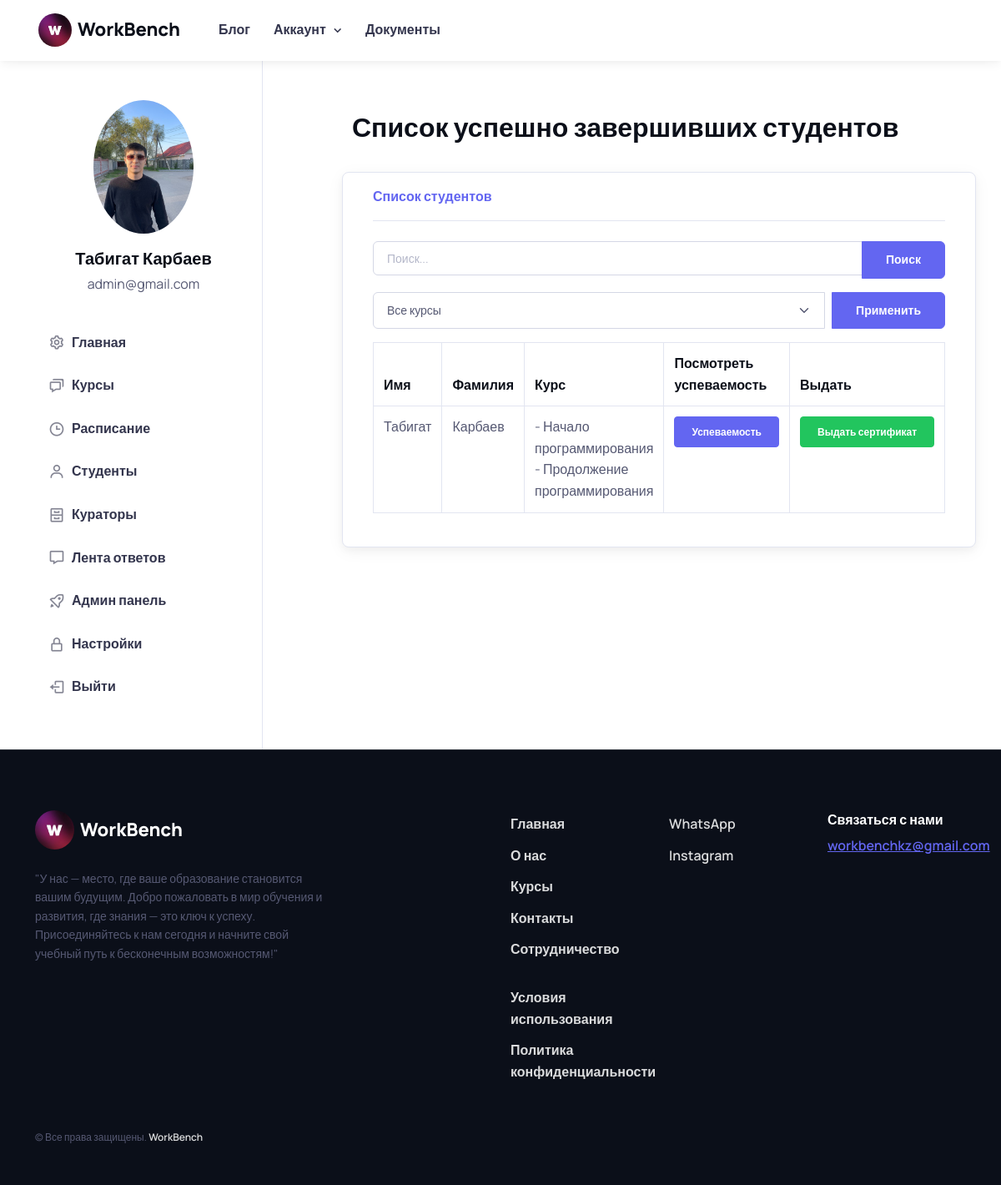
Page /users/student/courses/passed-students/ (signed in) on the earlier database version.
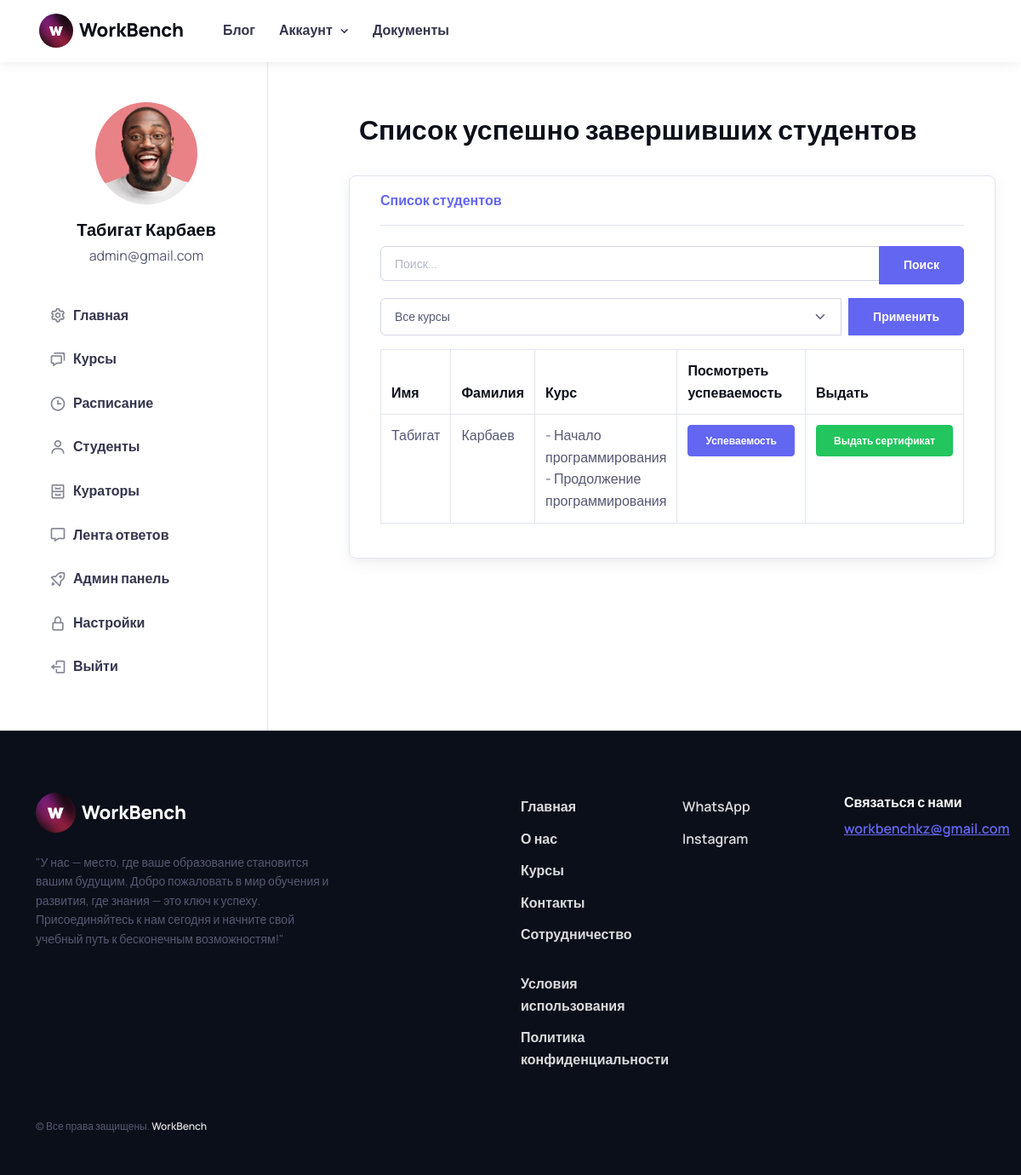
Same page on the later database version.
### users/models.py (models this page shows, shortened)
class User(AbstractUser):
    ROLE_CHOICES = (
        ('student', 'Студент'),
        ('curator', 'Куратор'),
        ('admin', 'Администратор'),
    )
    COUNTRY_CHOICES = (
        ('kz', 'Казахстан'),
        ('ru', 'Россия'),
        ('ukr', 'Украина'),
        ('kg', 'Кыргызстан'),
        ('uz', 'Узбекистан'),
    )
    CITY_CHOICES = (
        ('tse', 'Астана'),
        ('ala', 'Алматы'),
        ('msq', 'Москва'),
        ('kiev', 'Киев'),
        ('bishkek', 'Бишкек'),
        ('tashkent', 'Ташкент'),
    )
    image = models.ImageField(upload_to='users_images', null=True, blank=True)
    role = models.CharField(max_length=10, choices=ROLE_CHOICES, default='student')
    phone = models.CharField(max_length=25, blank=True)
    bio = models.TextField(blank=True, null=True, default='Всем привет! Я ученик компании WorkBench!')
    country = models.CharField(choices=COUNTRY_CHOICES, max_length=15, default='kz')
    city = models.CharField(choices=CITY_CHOICES, max_length=20, default='tse')
    address = models.CharField(blank=True, null=True, default='', max_length=255)
    stream = models.ForeignKey('Stream', on_delete=models.SET_NULL, null=True, blank=True)

### courses/views.py (the view)
# urls.py: path('passed-students/', PassedStudentsView.as_view(), name='passed_students'),
class PassedStudentsView(View):
    template_name = 'admin/starter-kit/passed_students.html'
    template_name_curator = 'curator/starter-kit/passed_students.html'
    def get(self, request):
        if request.user.role not in ['curator', 'admin']:
            return HttpResponseForbidden("У вас нет доступа к этой странице.")
        search_query = request.GET.get('q', '')
        passed_students = []
        students = User.objects.filter(role='student')
        for student in students:
            courses = Course.objects.filter(students=student)
            for course in courses:
                modules = course.modules.all()
                lessons_passed = 0
                for module in modules:
                    lessons_with_tests = Lesson.objects.filter(module=module)
                    total_lessons_in_module = lessons_with_tests.count()
                    passed_all_lessons_in_module = (
                        lessons_with_tests
                        .annotate(test_passed=Count('testresult', filter=Q(testresult__student=student, testresult__score__gte=50)))
                        .filter(test_passed__gte=1)
                        .count() == total_lessons_in_module
                    )
                    if passed_all_lessons_in_module:
                        lessons_passed += total_lessons_in_module
                    else:
                        break
                if lessons_passed == Course.objects.get(pk=course.pk).modules.count():
                    passed_students.append(student)
                    break
        search_query = request.GET.get('q', None)
        if search_query:
            filtered_students = User.objects.filter(
                Q(role='student'),
                Q(first_name__icontains=search_query) |
                Q(last_name__icontains=search_query) |
                Q(email__icontains=search_query)
            )
            passed_students = [student for student in filtered_students if student in passed_students]
        else:
            passed_students = User.objects.filter(id__in=[student.id for student in passed_students])
        selected_course_id = request.GET.get('course_filter')
        if selected_course_id:
            selected_course = Course.objects.get(pk=selected_course_id)
            passed_students = [student for student in passed_students if selected_course in student.courses.all()]
        all_courses = Course.objects.all()
        context = {
            'passed_students': passed_students,
            'search_query': search_query,
            'all_courses': all_courses,
            'selected_course_id': selected_course_id,
        }
        if request.user.role == 'curator':
            return render(request, self.template_name_curator, context)
        elif request.user.role == 'admin':
            return render(request, self.template_name, context)

### templates/admin/starter-kit/passed_students.html (shortened to what the changed rows need)
{% extends 'admin/starter-kit/base.html' %}
{% load static %}
{% block content %}
    <div class="col-md-8 offset-lg-1 pb-5 mb-lg-2 pt-md-5 mt-n3 mt-md-0">
        <div class="ps-md-3 ps-lg-0 mt-md-2 pt-md-4 pb-md-2">
            <div class="d-flex align-items-center justify-content-between pt-xl-1 mb-3 pb-3">
                <h1 class="h2 mb-0">Список успешно завершивших студентов</h1>
            </div>
            <div class="row">
                      <div class="card shadow">
                        <div class="card-body">
                            <div class="content">
                                {% if passed_students %}
                                <div class="table-responsive">
                                    <table class="table table-bordered">
                                        <thead>
                                            <tr>
                                                <th>Имя</th>
                                                <th>Фамилия</th>
                                                <th>Курс</th>
                                                <th>Посмотреть успеваемость</th>
                                                <th>Выдать</th>
                                            </tr>
                                        </thead>
                                    </table>
                                </div>
                                {% else %}
                                <p class="mt-3">Пока нет успешно завершивших студентов.</p>
                                {% endif %}
                            </div>
                        </div>
                    </div>
                    </div>
{% endblock %}

### templates/admin/starter-kit/base.html (shortened to what the changed rows need)
<!DOCTYPE html>
{% load static %}
{% load humanize %}
<html lang="en" data-bs-theme="light">
<head>
    <link rel="stylesheet" media="screen" href="{% static 'student/css/boxicons.min.css' %}">
    <link rel="stylesheet" media="screen" href="{% static 'student/css/swiper-bundle.min.css' %}">
    <link rel="stylesheet" media="screen" href="{% static 'student/css/theme.min.css' %}">
  </head>
  <body>
    <main class="page-wrapper">
      <section class="container pt-5">
        <div class="row">
          <aside class="col-lg-3 col-md-4 border-end pb-5 mt-n5">
            <div class="position-sticky top-0">
              <div class="text-center pt-5">
                <div class="d-table position-relative mx-auto mt-2 mt-lg-4 pt-5 mb-3">
                  {% if user.image %}
                  <img src="{{ user.image.url }}" class="d-block rounded-circle" width="120" alt="{{ user.first_name }} {{ user.last_name }}">
                  {% else %}
                  <img src="{% static 'student/images/18.jpg' %}" class="d-block rounded-circle" width="120" alt="{{ user.first_name }} {{ user.last_name }}">
                  {% endif %}
                </div>
                <h2 class="h5 mb-1">{{ user.first_name }} {{ user.last_name }}</h2>
                <p class="mb-3 pb-3">{{ user.email }}</p>
                <div id="account-menu" class="list-group list-group-flush collapse d-md-block">
                {% with request.resolver_match.url_name as current_url_name %}
                  <a href="{% url 'users:admin:dashboard' %}" class="list-group-item list-group-item-action d-flex align-items-center {% if current_url_name == 'dashboard' %}active{% endif %}">
                  </a>
                  <a href="{% url 'users:admin:courses:courses' %}" class="list-group-item list-group-item-action d-flex align-items-center {% if current_url_name == 'courses' %}active{% endif %}">
                  </a>
                  <a href="{% url 'users:admin:schedule:student_schedule' %}" class="list-group-item list-group-item-action d-flex align-items-center {% if current_url_name == 'student-schedule' %}active{% endif %}">
                  </a>
                  <a href="{% url 'users:admin:students_admin_check' %}" class="list-group-item list-group-item-action d-flex align-items-center {% if current_url_name == 'students' %}active{% endif %}">
                  </a>
                  <a href="{% url 'users:admin:curators_admin_check' %}" class="list-group-item list-group-item-action d-flex align-items-center {% if current_url_name == 'curators' %}active{% endif %}">
                  </a>
                  <a href="{% url 'users:admin:courses:answers_view' %}" class="list-group-item list-group-item-action d-flex align-items-center {% if current_url_name == 'student-schedule' %}active{% endif %}">
                  </a>
                  <a href="{% url 'admin:index' %}" class="list-group-item list-group-item-action d-flex align-items-center {% if current_url_name == 'student-schedule' %}active{% endif %}">
                  </a>
                  <a href="{% url 'users:administrator:profile' %}" class="list-group-item list-group-item-action d-flex align-items-center {% if current_url_name == 'profile' %}active{% endif %}">
                  </a>
                  <a href="{% url 'users:admin:logout' %}" class="list-group-item list-group-item-action d-flex align-items-center">
                  </a>
                {% endwith %}
                </div>
              </div>
            </div>
          </aside>
          {% block content %}
          {% endblock %}
        </div>
      </section>
    </main>
</body>
</html>

Differences in the rows shown:
changed User "admin@gmail.com": image: a different picture
